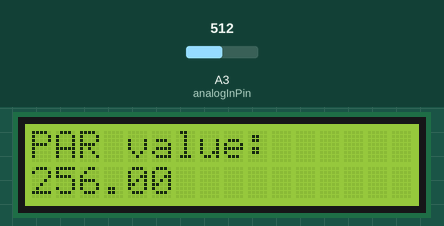
Recording of a sketch running on a simulated Arduino Uno, built with avr-gcc and run on an emulated ATmega328P. Shown: 16×2 character LCD. Inputs (shaded band) come from the test bench; at power-on: A3 (analogInPin) = 512. The local clock reads 2024-03-15 10:24:30 at power-on unless the sketch sets it; storage starts empty; what the sketch prints to the serial monitor is not drawn.

Above: at 1.5 s.
1.6 s: A3 (analogInPin) set to 716
At 3.4 s:
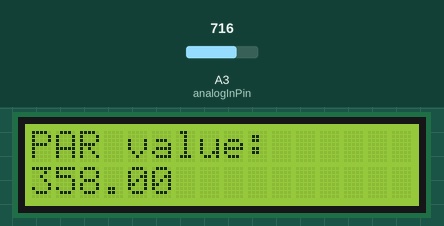
3.8 s: A3 (analogInPin) set to 900
At 5.0 s:
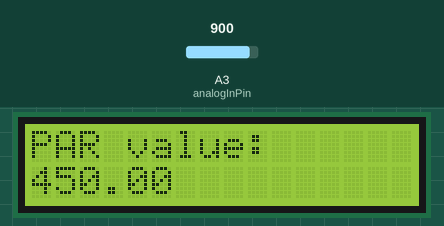
5.9 s: A3 (analogInPin) set to 1023
At 7.7 s:
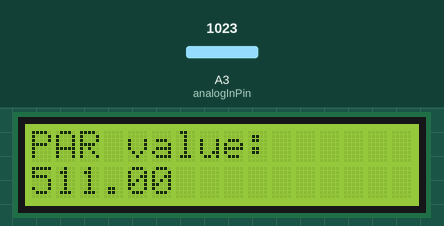
Timing chart, 0 to 9.2 s (numbered marks = the images above; inputs shaded):
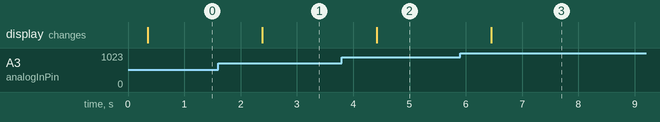

The sketch:

PAR_meter_sketch.ino
```cpp
#define DEBUG 1
#ifdef DEBUG
#define DEBUG_PRINT_BEGIN(x) Serial.begin(x)
#define DEBUG_PRINT(x)  Serial.print (x)
#define DEBUG_PRINTHEX(x) Serial.print(x,HEX)
#define DEBUG_PRINTF(x) Serial.print(F(x))
#define DEBUG_PRINTLN(x) Serial.println(x)
#define DEBUG_PRINTLNF(x) Serial.println(F(x))
#else
#define DEBUG_PRINT_BEGIN(x)
#define DEBUG_PRINT(x)
#define DEBUG_PRINTF(x)
#define DEBUG_PRINTLN(x)
#define DEBUG_PRINTLNF(x)
#define DEBUG_PRINTHEX(x)
#endif
#include <Wire.h>  // Comes with Arduino IDE
// Get the LCD I2C Library here:
// https://bitbucket.org/fmalpartida/new-liquidcrystal/downloads
// Move any other LCD libraries to another folder or delete them
// See Library "Docs" folder for possible commands etc.
#include <LiquidCrystal_I2C.h>
#include <SPI.h>
#include <SD.h>
#include <RTClib.h>
/*-----( Declare Constants )-----*/
const int analogInPin = A3;  // Analog input pin that the potentiometer is attached to
const byte CS = 10; //Chip Select for Adafruit's SD Shield on Arduino Uno
const unsigned long logging_interval_in_ms = .5 * 60 * 1000; // 15 mins = 15 * 60 sec/min * 1000 ms/sec

/*-----( Declare variables )-----*/
char g_dataLogFilename[] = "par.csv";
// set the LCD address to 0x27 for a 16 chars 2 line display
// A FEW use address 0x3F
// Set the pins on the I2C chip used for LCD connections:
//                    addr, en,rw,rs,d4,d5,d6,d7,bl,blpol
LiquidCrystal_I2C lcd(0x27, 2, 1, 0, 4, 5, 6, 7, 3, POSITIVE);  // Set the LCD I2C address
RTC_DS1307 RTC;
unsigned long g_millisSinceStartedTiming;

void setup() {
  /////////////////////////////////////////////////////////////////////////////////////
  DEBUG_PRINT_BEGIN(9600);
  lcd.begin(16, 2);  // initialize the lcd for 16 chars 2 lines, turn on backlight
  DEBUG_PRINTLNF("\n************** PAR meter ***************");
  DEBUG_PRINTLNF("\n...Initializing Adafruit's SD Shield");
  pinMode(CS, OUTPUT);
  //////////////////////////////////////////////////////////////////////////////////////
  if (!SD.begin(CS)) {
    DEBUG_PRINTLNF("ERROR: SD card not found. Things to check:");
    DEBUG_PRINTLNF("* Is a card inserted?");
    DEBUG_PRINTLNF("* Is your wiring correct?");
    DEBUG_PRINTLNF("* Is the CS const set to 10?");
    return;
  }
  //////////////////////////////////////////////////////////////////////////////////////
  DEBUG_PRINTLNF("\n...Checking to make sure data logging file can be written to. If it can, initialize.");
  if (!initFile()) {
    DEBUG_PRINTF("ERROR: Could not log readings to ");
    DEBUG_PRINTLN(g_dataLogFilename);
    return;
  }
  //////////////////////////////////////////////////////////////////////////////////////
  DEBUG_PRINTLNF("\n...Initializing RTC.");
  RTC.begin();

  if (! RTC.isrunning()) {
    DEBUG_PRINTLNF("RTC battery needs to be replaced.  Using time this sketch was compiled.");
    RTC.adjust(DateTime(__DATE__, __TIME__));
  }
  //////////////////////////////////////////////////////////////////////////////////////
  DEBUG_PRINTLNF("\n...Writing Header to Sensor Data Logging File.");
  writeHeader();
  //////////////////////////////////////////////////////////////////////////////////////
  DEBUG_PRINTLNF("\n...Writing first PAR reading to Data Loging File.");
  writeRow();
  //////////////////////////////////////////////////////////////////////////////////////
  g_millisSinceStartedTiming = millis();
}

void loop() {
  writeParValueToLCD();
  //////////////////////////////////////////////////////////////////////////////////////
  delay(1000);
  //////////////////////////////////////////////////////////////////////////////////////
  if (millis() - g_millisSinceStartedTiming > logging_interval_in_ms ) {
    writeRow();
    g_millisSinceStartedTiming = millis();
  }
}
/******************************************************************************
 * Initialize the file for logging sensor data.  Let the caller know if the
 * file cannot be opened for write.
 *******************************************************************************/
bool initFile()
{
  if (SD.exists(g_dataLogFilename)) {
    SD.remove(g_dataLogFilename);
  }
  // Check to see if the file can be opened for writing.
  File myDataFile = SD.open(g_dataLogFilename, FILE_WRITE);
  if (myDataFile) {
    myDataFile.close();
    return true;
  } else {
    return false;
  }
}
/******************************************************************************
 * Write out the names of the columns within the CSV file that is capturing PAR readings.
 *******************************************************************************/
void writeHeader() {
  File myDataFile = SD.open(g_dataLogFilename, FILE_WRITE);
  if (myDataFile) {
    myDataFile.println("Date,Time,PAR");
    myDataFile.close();
  }
}

/******************************************************************************
 * Write the Data/Time and PAR value just captured to the CSV file.
 *******************************************************************************/
void writeRow() {
  ///////////////////////////////////////////////////////////////////////////////
  char dateAndTimeStr[20];
  dateAndTimeStr[0] = 0;
  getDateTime(dateAndTimeStr);
  float parValue = getParValue();
  File myDataFile = SD.open(g_dataLogFilename, FILE_WRITE);
  myDataFile.print(dateAndTimeStr);
  DEBUG_PRINT(dateAndTimeStr);
  myDataFile.print(",");
  DEBUG_PRINTF(",");
  myDataFile.print(parValue);
  DEBUG_PRINT(parValue);
  DEBUG_PRINTLNF("");
  myDataFile.println("");
  myDataFile.close();

}
/******************************************************************************
 * Read the PAR value from the analog pin associated with the apogee PAR sensor.
 *******************************************************************************/
float getParValue() {
  return analogRead(analogInPin) / 2;
}
/******************************************************************************
 * Write the PAR value to the LCD.
 *******************************************************************************/
void writeParValueToLCD() {
  // write the value to the LCD
  float parValue = getParValue();
  lcd.setCursor(0, 0);
  lcd.print("PAR value:");
  lcd.setCursor(0, 1);
  lcd.print(parValue);
}
/******************************************************************************
 * Write the Data and Time to the CSV file.
 *******************************************************************************/
void getDateTime(char *dateAndTimeStr)
{
  DateTime now;

  // fetch the time
  now = RTC.now();
  // log date
  sprintf( dateAndTimeStr, "%02hhu/%02hhu/%02hhu,%02hhu:%02hhu:%02hhu", now.month(), now.day(), now.year(), now.hour(), now.minute(), now.second() );
}
```

Measured:
- after the input at 1.6 s, the display: changes after 0.79 s (image 1)
- after the input at 3.8 s, the display: changes after 0.62 s (image 2)
- after the input at 5.9 s, the display: changes after 0.55 s (image 3)
